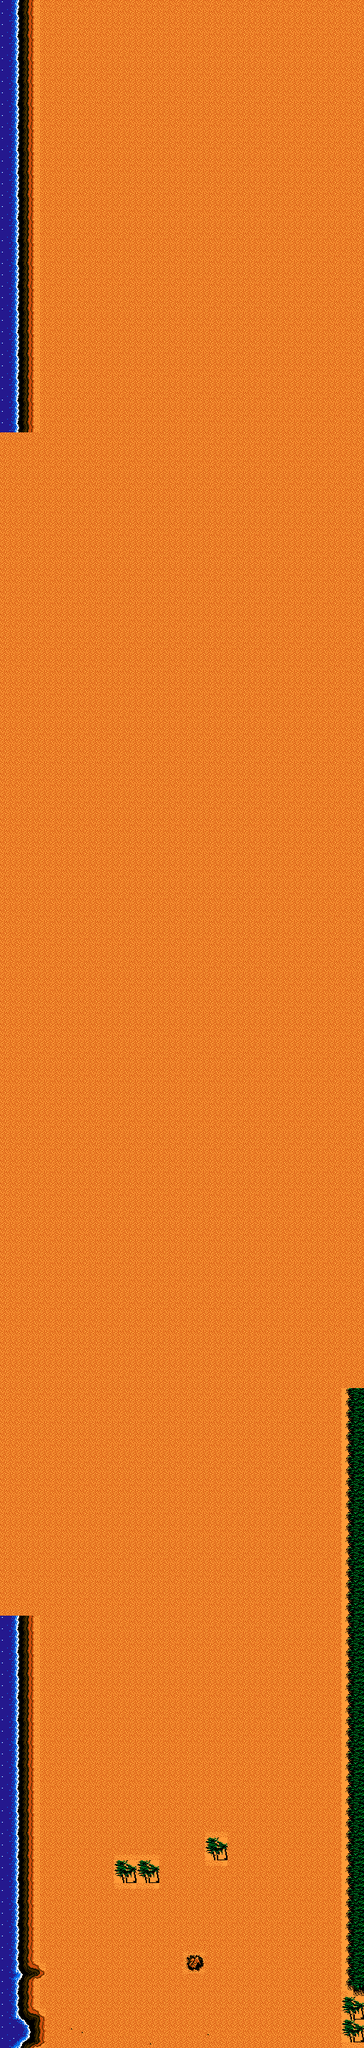

This game map was drawn from its Tiled (.tmx) file and the tilesets committed beside it. A one-line description and the full map source follow:
An orthogonal 16x90 tile map with 32x32 px tiles, 1 tile layer (Background).

<map version="1.10" tiledversion="1.11.1" orientation="orthogonal" renderorder="right-down" width="16" height="90" tilewidth="32" tileheight="32" infinite="0" nextlayerid="3" nextobjectid="1">
 <tileset firstgid="1" source="tileset-map1.tsx" />
 <layer id="1" name="Background" width="16" height="90">
  <data encoding="csv">
13,14,5,5,5,5,5,5,5,5,5,5,5,5,5,5,
13,14,5,5,5,5,5,5,5,5,5,5,5,5,5,5,
13,14,5,5,5,5,5,5,5,5,5,5,5,5,5,5,
13,14,5,5,5,5,5,5,5,5,5,5,5,5,5,5,
13,14,5,5,5,5,5,5,5,5,5,5,5,5,5,5,
13,14,5,5,5,5,5,5,5,5,5,5,5,5,5,5,
13,14,5,5,5,5,5,5,5,5,5,5,5,5,5,5,
13,14,5,5,5,5,5,5,5,5,5,5,5,5,5,5,
13,14,5,5,5,5,5,5,5,5,5,5,5,5,5,5,
13,14,5,5,5,5,5,5,5,5,5,5,5,5,5,5,
13,14,5,5,5,5,5,5,5,5,5,5,5,5,5,5,
13,14,5,5,5,5,5,5,5,5,5,5,5,5,5,5,
13,14,5,5,5,5,5,5,5,5,5,5,5,5,5,5,
13,14,5,5,5,5,5,5,5,5,5,5,5,5,5,5,
13,14,5,5,5,5,5,5,5,5,5,5,5,5,5,5,
13,14,5,5,5,5,5,5,5,5,5,5,5,5,5,5,
13,14,5,5,5,5,5,5,5,5,5,5,5,5,5,5,
13,14,5,5,5,5,5,5,5,5,5,5,5,5,5,5,
13,14,5,5,5,5,5,5,5,5,5,5,5,5,5,5,
5,5,5,5,5,5,5,5,5,5,5,5,5,5,5,5,
5,5,5,5,5,5,5,5,5,5,5,5,5,5,5,5,
5,5,5,5,5,5,5,5,5,5,5,5,5,5,5,5,
5,5,5,5,5,5,5,5,5,5,5,5,5,5,5,5,
5,5,5,5,5,5,5,5,5,5,5,5,5,5,5,5,
5,5,5,5,5,5,5,5,5,5,5,5,5,5,5,5,
5,5,5,5,5,5,5,5,5,5,5,5,5,5,5,5,
5,5,5,5,5,5,5,5,5,5,5,5,5,5,5,5,
5,5,5,5,5,5,5,5,5,5,5,5,5,5,5,5,
5,5,5,5,5,5,5,5,5,5,5,5,5,5,5,5,
5,5,5,5,5,5,5,5,5,5,5,5,5,5,5,5,
5,5,5,5,5,5,5,5,5,5,5,5,5,5,5,5,
5,5,5,5,5,5,5,5,5,5,5,5,5,5,5,5,
5,5,5,5,5,5,5,5,5,5,5,5,5,5,5,5,
5,5,5,5,5,5,5,5,5,5,5,5,5,5,5,5,
5,5,5,5,5,5,5,5,5,5,5,5,5,5,5,5,
5,5,5,5,5,5,5,5,5,5,5,5,5,5,5,5,
5,5,5,5,5,5,5,5,5,5,5,5,5,5,5,5,
5,5,5,5,5,5,5,5,5,5,5,5,5,5,5,5,
5,5,5,5,5,5,5,5,5,5,5,5,5,5,5,5,
5,5,5,5,5,5,5,5,5,5,5,5,5,5,5,5,
5,5,5,5,5,5,5,5,5,5,5,5,5,5,5,5,
5,5,5,5,5,5,5,5,5,5,5,5,5,5,5,5,
5,5,5,5,5,5,5,5,5,5,5,5,5,5,5,5,
5,5,5,5,5,5,5,5,5,5,5,5,5,5,5,5,
5,5,5,5,5,5,5,5,5,5,5,5,5,5,5,5,
5,5,5,5,5,5,5,5,5,5,5,5,5,5,5,5,
5,5,5,5,5,5,5,5,5,5,5,5,5,5,5,5,
5,5,5,5,5,5,5,5,5,5,5,5,5,5,5,5,
5,5,5,5,5,5,5,5,5,5,5,5,5,5,5,5,
5,5,5,5,5,5,5,5,5,5,5,5,5,5,5,5,
5,5,5,5,5,5,5,5,5,5,5,5,5,5,5,5,
5,5,5,5,5,5,5,5,5,5,5,5,5,5,5,5,
5,5,5,5,5,5,5,5,5,5,5,5,5,5,5,5,
5,5,5,5,5,5,5,5,5,5,5,5,5,5,5,5,
5,5,5,5,5,5,5,5,5,5,5,5,5,5,5,5,
5,5,5,5,5,5,5,5,5,5,5,5,5,5,5,5,
5,5,5,5,5,5,5,5,5,5,5,5,5,5,5,5,
5,5,5,5,5,5,5,5,5,5,5,5,5,5,5,5,
5,5,5,5,5,5,5,5,5,5,5,5,5,5,5,5,
5,5,5,5,5,5,5,5,5,5,5,5,5,5,5,5,
5,5,5,5,5,5,5,5,5,5,5,5,5,5,5,5,
5,5,5,5,5,5,5,5,5,5,5,5,5,5,5,26,
5,5,5,5,5,5,5,5,5,5,5,5,5,5,5,26,
5,5,5,5,5,5,5,5,5,5,5,5,5,5,5,26,
5,5,5,5,5,5,5,5,5,5,5,5,5,5,5,26,
5,5,5,5,5,5,5,5,5,5,5,5,5,5,5,26,
5,5,5,5,5,5,5,5,5,5,5,5,5,5,5,26,
5,5,5,5,5,5,5,5,5,5,5,5,5,5,5,26,
5,5,5,5,5,5,5,5,5,5,5,5,5,5,5,26,
5,5,5,5,5,5,5,5,5,5,5,5,5,5,5,26,
5,5,5,5,5,5,5,5,5,5,5,5,5,5,5,26,
13,14,5,5,5,5,5,5,5,5,5,5,5,5,5,26,
13,14,5,5,5,5,5,5,5,5,5,5,5,5,5,26,
13,14,5,5,5,5,5,5,5,5,5,5,5,5,5,26,
13,14,5,5,5,5,5,5,5,5,5,5,5,5,5,26,
13,14,5,5,5,5,5,5,5,5,5,5,5,5,5,26,
13,14,5,5,5,5,5,5,5,5,5,5,5,5,5,26,
13,14,5,5,5,5,5,5,5,5,5,5,5,5,5,26,
13,14,5,5,5,5,5,5,5,5,5,5,5,5,5,26,
13,14,5,5,5,5,5,5,5,5,5,5,5,5,5,26,
13,14,5,5,5,5,5,5,5,19,5,5,5,5,5,26,
13,14,5,5,5,19,19,5,5,20,5,5,5,5,5,26,
13,14,5,5,5,20,20,5,5,5,5,5,5,5,5,26,
13,14,5,5,5,5,5,5,5,5,5,5,5,5,5,26,
13,14,5,5,5,5,5,5,5,5,5,5,5,5,5,26,
13,14,5,5,5,5,5,5,27,5,5,5,5,5,5,26,
17,18,5,5,5,5,5,5,29,5,5,5,5,5,5,26,
13,14,5,5,5,5,5,5,5,5,5,5,5,5,5,28,
1,2,5,5,5,5,5,5,5,5,5,5,5,5,5,30,
8,9,5,4,5,5,7,5,5,12,5,5,5,5,5,32
</data>
 </layer>
</map>